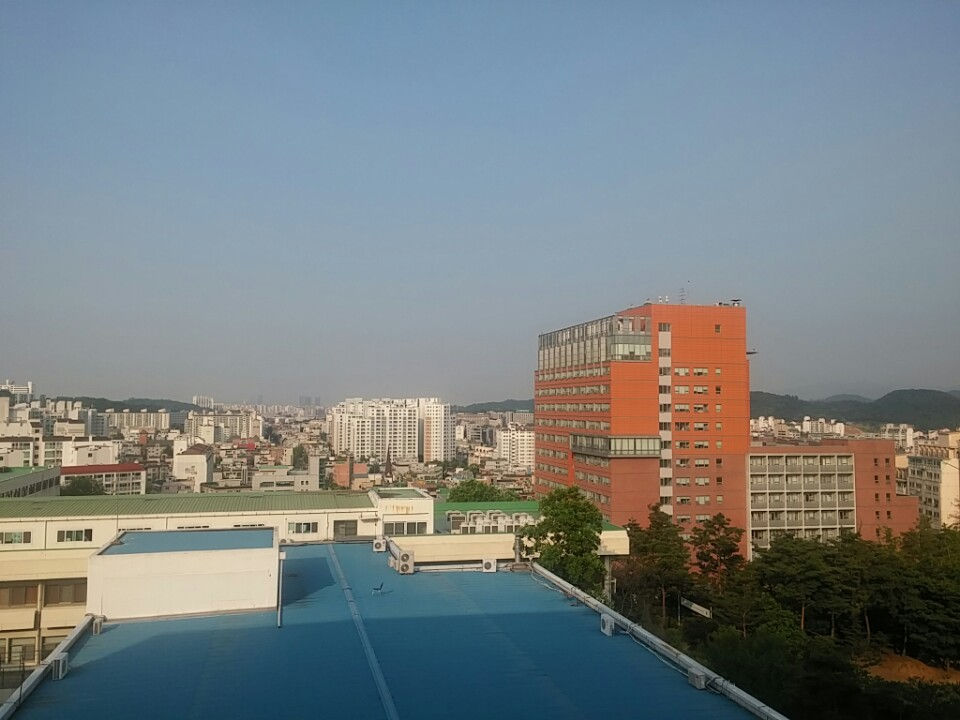
%> input picture Computer_vision_and_Visual_special_effects/Panorama/Set5/5-2.jpg, 960 x 720 px
$ octave panorama.m   (GNU Octave 9; MATLAB toolbox functions it lacks are replaced by stand-ins)
%> lines starting %> are read from the running program, lines starting %| are printed output that depends on the picture; in (x1, y1, x2, y2) boxes, pixels count from 0 and x2, y2 are one past the last pixel; in counts of white or black regions, pixels touching at a corner belong together; the program's own positions count from 1
clc;
clear all;
close all;

imgNum = 5;
imageName = {'Set5/5-2.jpg', 'Set5/5-3.jpg', 'Set5/5-5.jpg', 'Set5/5-1.jpg', 'Set5/5-4.jpg'};

Image = imread(imageName{1});
%> Image is the input picture: size 720x960x3 uint8; mean R, G, B 119.6, 128, 130.5

HEIGHT = 280;
WIDTH = 320;

% Image Resize & Extract Features
Image = imresize(Image, [HEIGHT, WIDTH]);
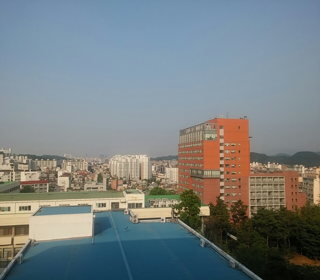
%> Image: size 280x320x3 uint8; mean R, G, B 119.6, 128, 130.5
imageSize = size(Image);
%> imageSize = [280 320 3]
gray = rgb2gray(Image);
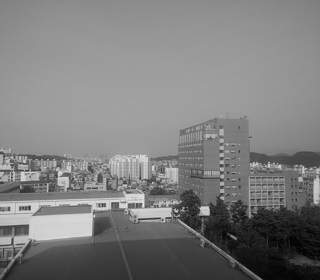
%> gray: size 280x320 uint8; min 2, max 231, mean 125.8
pts = detectHarrisFeatures(gray);
%> pts = 315 points; strongest (x, y): (30, 207), (177, 212), (209, 215), (201, 209), (142, 204)
[features, valid_pts] = extractFeatures(gray, pts);
%> valid_pts = 181 points; strongest (x, y): (177, 212), (209, 215), (201, 209), (142, 204), (105, 206)

% Initialize Homography Matrix
tforms(imgNum) = projective2d(eye(3));
H(imgNum) = projective2d(eye(3));

%% Bubble Sorting Image Seqence using x coordinate of matchPoints
for i = 1 : imgNum-1
    Image = imread(imageName{i});

    Image = imresize(Image, [HEIGHT, WIDTH]);
    imageSize = size(Image);
    gray = rgb2gray(Image);
    pts = detectHarrisFeatures(gray);
    [features, valid_pts] = extractFeatures(gray, pts);

    for j = i+1 : imgNum
        prev_valid_pts = valid_pts;
%> prev_valid_pts has the same summary as valid_pts
        prev_features = features;

        prevImage = Image;
        Image = imread(imageName{j});
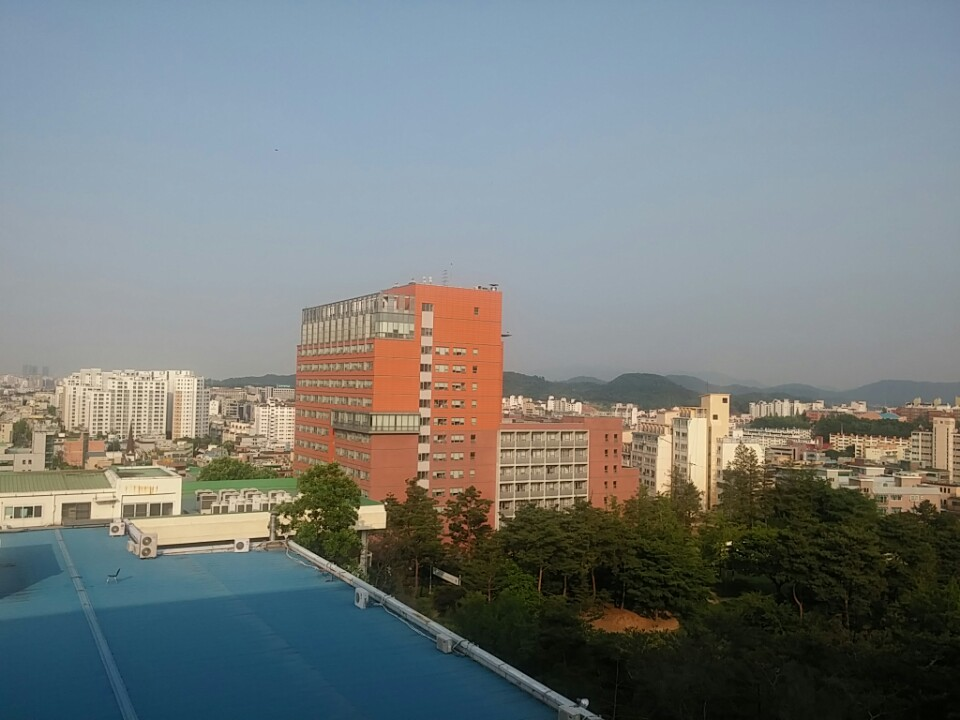
%> input picture Computer_vision_and_Visual_special_effects/Panorama/Set5/5-3.jpg, 960 x 720 px
%> Image is the input picture: size 720x960x3 uint8; mean R, G, B 118.6, 125.2, 125.1
        Image = imresize(Image, [HEIGHT, WIDTH]);
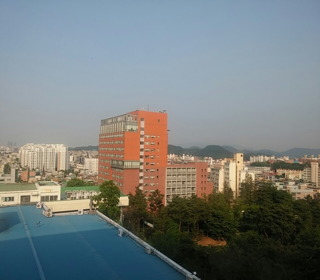
%> Image: size 280x320x3 uint8; mean R, G, B 118.6, 125.2, 125.1
        gray = rgb2gray(Image);
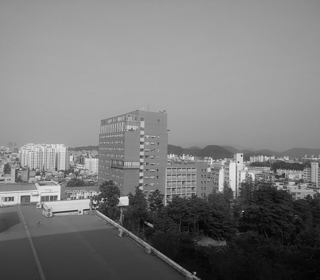
%> gray: size 280x320 uint8; min 2, max 231, mean 123.2

        pts = detectHarrisFeatures(gray);
%> pts = 293 points; strongest (x, y): (96, 203), (120, 199), (128, 205), (195, 274), (78, 211)
        [features, valid_pts] = extractFeatures(gray, pts);
%> valid_pts = 170 points; strongest (x, y): (96, 203), (120, 199), (128, 205), (78, 211), (128, 198)

        indexPairs = matchFeatures(features, prev_features);
%> indexPairs = 63 rows, first 12: [1 76; 2 75; 3 77; 6 79; 7 83; 8 80; 9 81; 10 84; 11 85; 12 86; 13 87; 14 90]

        matched_pts = valid_pts(indexPairs(:,1),:);
%> matched_pts = 63 points; strongest (x, y): (96, 203), (120, 199), (128, 205), (78, 211), (128, 198)
        prev_matched_pts = prev_valid_pts(indexPairs(:,2),:);
%> prev_matched_pts = 63 points; strongest (x, y): (177, 212), (209, 215), (201, 209), (209, 208), (221, 198)

        sum1 = sum(indexPairs(:,1));
%> sum1 = 2868
        sum2 = sum(indexPairs(:,2));
%> sum2 = 7360

        if sum1 > sum2
           temp = imageName{i};
           imageName{i} = imageName{j};
           imageName{j} = temp;
        end
    end
end
%> pass 2 of the loop `for i = 1 : imgNum-1`:
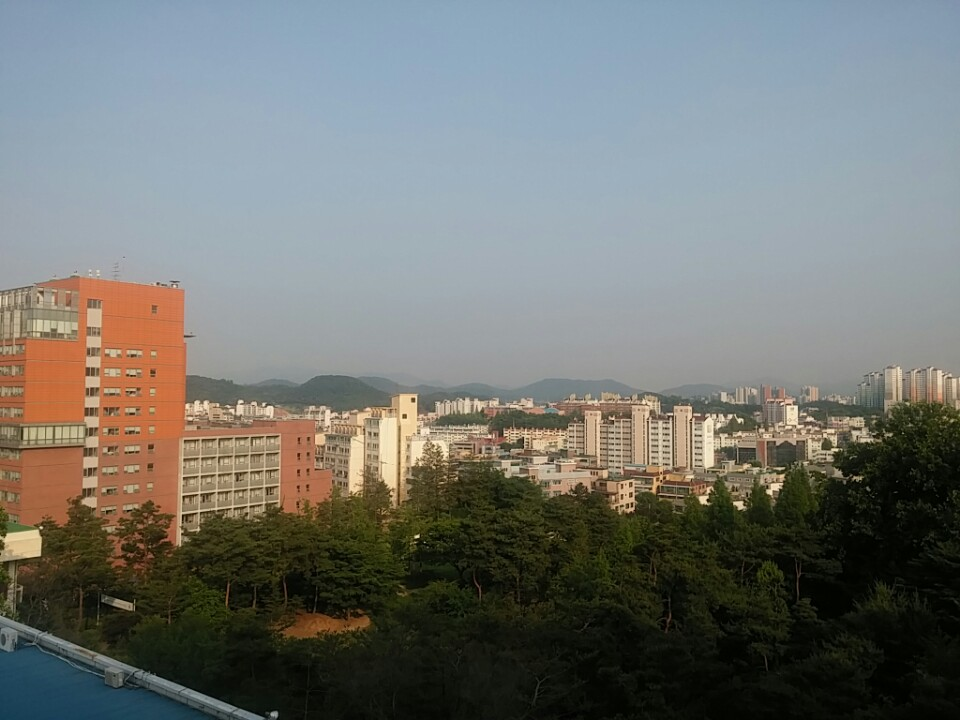
%> input picture Computer_vision_and_Visual_special_effects/Panorama/Set5/5-5.jpg, 960 x 720 px
%> Image is the input picture: size 720x960x3 uint8; mean R, G, B 114.6, 117.3, 113.7
%> `Image = imresize(Image, [HEIGHT, WIDTH]);`:
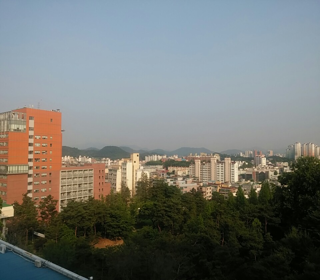
%> Image: size 280x320x3 uint8; mean R, G, B 114.6, 117.3, 113.7
%> `gray = rgb2gray(Image);`:
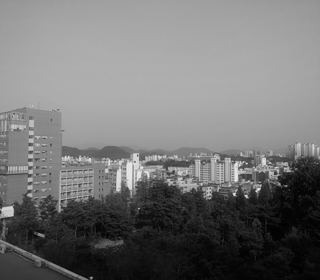
%> gray: size 280x320 uint8; min 1, max 238, mean 116.1
%> pass 3 of the loop `for i = 1 : imgNum-1`:
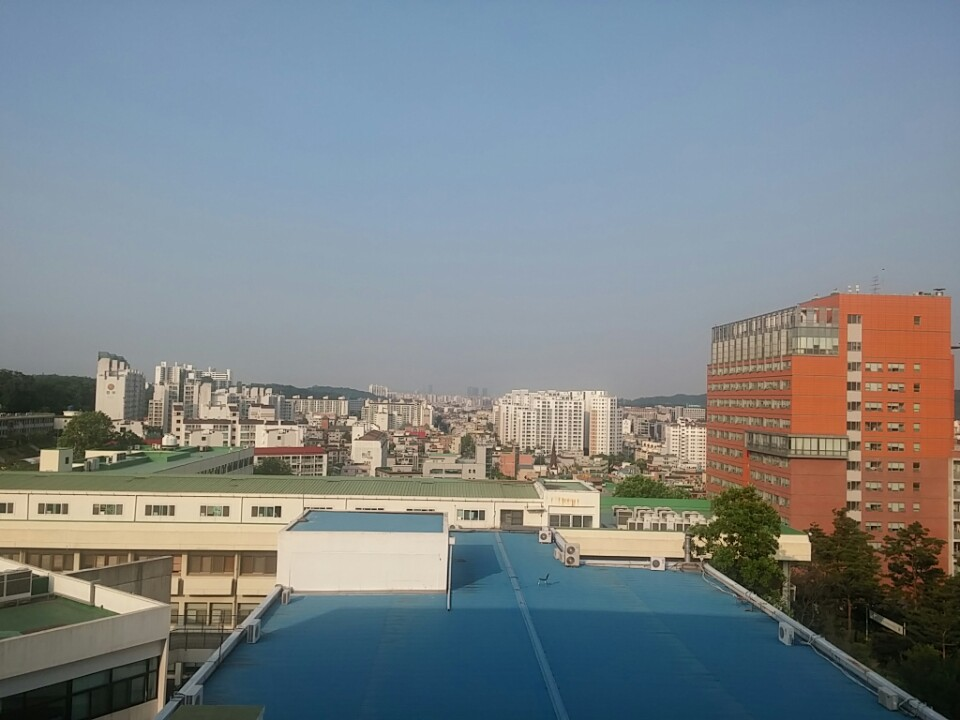
%> input picture Computer_vision_and_Visual_special_effects/Panorama/Set5/5-1.jpg, 960 x 720 px
%> Image is the input picture: size 720x960x3 uint8; mean R, G, B 124.1, 132.5, 136.6
%> `Image = imresize(Image, [HEIGHT, WIDTH]);`:
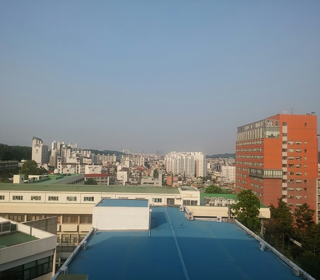
%> Image: size 280x320x3 uint8; mean R, G, B 124.1, 132.5, 136.6
%> `gray = rgb2gray(Image);`:
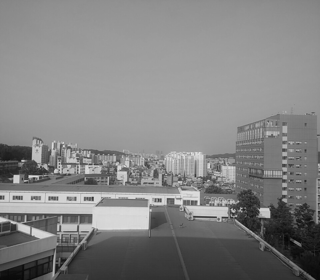
%> gray: size 280x320 uint8; min 4, max 229, mean 130.4
%> the loop made 4 passes; the first 3 are shown

%% Estimate Homography
Image = imread(imageName{1});
Image = imresize(Image, [HEIGHT, WIDTH]);
imageSize = size(Image);
gray = rgb2gray(Image);
pts = detectHarrisFeatures(gray);
[features, valid_pts] = extractFeatures(gray, pts);

tforms(imgNum) = projective2d(eye(3));
H(imgNum) = projective2d(eye(3));

for n = 2 : imgNum
    prev_valid_pts = valid_pts;
    prev_features = features;

    prevImage = Image;
    Image = imread(imageName{n});
    Image = imresize(Image, [HEIGHT, WIDTH]);
    gray = rgb2gray(Image);

    pts = detectHarrisFeatures(gray);
    [features, valid_pts] = extractFeatures(gray, pts);

    indexPairs = matchFeatures(features, prev_features);

    matched_pts = valid_pts(indexPairs(:,1),:);
    prev_matched_pts = prev_valid_pts(indexPairs(:,2),:);

    matched_loc = zeros(matched_pts.Count, 3);
    prev_matched_loc = zeros(matched_pts.Count, 3);

    for i = 1 : matched_pts.Count
        matched_loc(i, 1) = round(matched_pts.Location(i, 2));
        matched_loc(i, 2) = round(matched_pts.Location(i, 1));
        matched_loc(i, 3) = 1;
        prev_matched_loc(i, 1) = round(prev_matched_pts.Location(i, 2));
        prev_matched_loc(i, 2) = round(prev_matched_pts.Location(i, 1));
        prev_matched_loc(i, 3) = 1;

        Image(matched_loc(i, 1), matched_loc(i, 2), :) = [255,0,0];
        Image(matched_loc(i, 1)+1, matched_loc(i, 2), :) = [255,0,0];
        Image(matched_loc(i, 1), matched_loc(i, 2)+1, :) = [255,0,0];
        Image(matched_loc(i, 1)+1, matched_loc(i, 2)+1, :) = [255,0,0];

        prevImage(prev_matched_loc(i, 1), prev_matched_loc(i, 2), :) = [0,0,255];
        prevImage(prev_matched_loc(i, 1)+1, prev_matched_loc(i, 2), :) = [0,0,255];
        prevImage(prev_matched_loc(i, 1), prev_matched_loc(i, 2)+1, :) = [0,0,255];
        prevImage(prev_matched_loc(i, 1)+1, prev_matched_loc(i, 2)+1, :) = [0,0,255];
    end
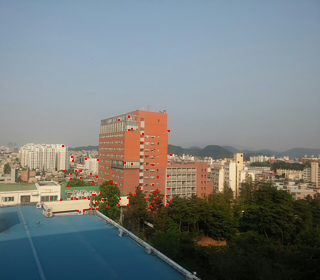
%> Image: size 280x320x3 uint8; 0.28% of pixels changed, all inside (x1, y1, x2, y2) = (60, 116, 172, 212)
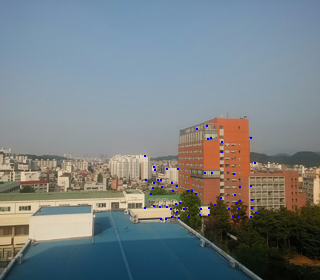
%> prevImage: size 280x320x3 uint8; 0.28% of pixels changed, all inside (x1, y1, x2, y2) = (144, 125, 257, 220)

%> (the run ends here)
